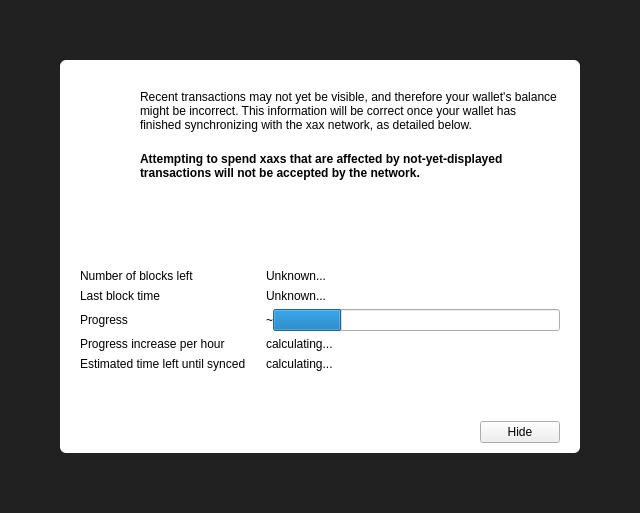
<?xml version="1.0" encoding="UTF-8"?>
<ui version="4.0">
 <class>ModalOverlay</class>
 <widget class="ModalOverlay" name="ModalOverlay">
  <property name="geometry">
   <rect>
    <x>0</x>
    <y>0</y>
    <width>640</width>
    <height>513</height>
   </rect>
  </property>
  <property name="windowTitle">
   <string>Form</string>
  </property>
  <layout class="QVBoxLayout" name="verticalLayout" stretch="0">
   <property name="sizeConstraint">
    <enum>QLayout::SetDefaultConstraint</enum>
   </property>
   <property name="leftMargin">
    <number>0</number>
   </property>
   <property name="topMargin">
    <number>0</number>
   </property>
   <property name="rightMargin">
    <number>0</number>
   </property>
   <property name="bottomMargin">
    <number>0</number>
   </property>
   <item>
    <widget class="QWidget" name="bgWidget" native="true">
     <property name="styleSheet">
      <string notr="true">#bgWidget { background: rgba(0,0,0,220); }</string>
     </property>
     <layout class="QVBoxLayout" name="verticalLayoutMain" stretch="0">
      <property name="leftMargin">
       <number>60</number>
      </property>
      <property name="topMargin">
       <number>60</number>
      </property>
      <property name="rightMargin">
       <number>60</number>
      </property>
      <property name="bottomMargin">
       <number>60</number>
      </property>
      <item>
       <widget class="QWidget" name="contentWidget" native="true">
        <property name="styleSheet">
         <string notr="true">#contentWidget { background: white; border-radius: 6px; }</string>
        </property>
        <layout class="QVBoxLayout" name="verticalLayout_3" stretch="1,0,0">
         <property name="spacing">
          <number>0</number>
         </property>
         <property name="leftMargin">
          <number>20</number>
         </property>
         <property name="topMargin">
          <number>10</number>
         </property>
         <property name="rightMargin">
          <number>20</number>
         </property>
         <property name="bottomMargin">
          <number>10</number>
         </property>
         <item>
          <widget class="QStackedWidget" name="stackedWidget">
           <property name="currentIndex">
            <number>0</number>
           </property>
           <widget class="QWidget" name="page">
            <layout class="QVBoxLayout" name="verticalLayout_2">
             <property name="spacing">
              <number>0</number>
             </property>
             <property name="leftMargin">
              <number>0</number>
             </property>
             <property name="topMargin">
              <number>0</number>
             </property>
             <property name="rightMargin">
              <number>0</number>
             </property>
             <property name="bottomMargin">
              <number>0</number>
             </property>
             <item>
              <layout class="QHBoxLayout" name="horizontalLayoutIconText" stretch="0,1">
               <property name="spacing">
                <number>20</number>
               </property>
               <property name="topMargin">
                <number>20</number>
               </property>
               <item>
                <layout class="QVBoxLayout" name="verticalLayoutIcon">
                 <item>
                  <widget class="QPushButton" name="warningIcon">
                   <property name="enabled">
                    <bool>false</bool>
                   </property>
                   <property name="text">
                    <string/>
                   </property>
                   <property name="icon">
                    <iconset>
                     <normaloff>:/icons/warning</normaloff>
                     <disabledoff>:/icons/warning</disabledoff>:/icons/warning</iconset>
                   </property>
                   <property name="iconSize">
                    <size>
                     <width>48</width>
                     <height>48</height>
                    </size>
                   </property>
                   <property name="flat">
                    <bool>true</bool>
                   </property>
                  </widget>
                 </item>
                 <item>
                  <spacer name="verticalSpacerWarningIcon">
                   <property name="orientation">
                    <enum>Qt::Vertical</enum>
                   </property>
                   <property name="sizeHint" stdset="0">
                    <size>
                     <width>20</width>
                     <height>40</height>
                    </size>
                   </property>
                  </spacer>
                 </item>
                </layout>
               </item>
               <item>
                <layout class="QVBoxLayout" name="verticalLayoutInfoText">
                 <property name="leftMargin">
                  <number>0</number>
                 </property>
                 <property name="topMargin">
                  <number>0</number>
                 </property>
                 <item>
                  <widget class="QLabel" name="infoText">
                   <property name="text">
                    <string>Recent transactions may not yet be visible, and therefore your wallet's balance might be incorrect. This information will be correct once your wallet has finished synchronizing with the xax network, as detailed below.</string>
                   </property>
                   <property name="textFormat">
                    <enum>Qt::RichText</enum>
                   </property>
                   <property name="wordWrap">
                    <bool>true</bool>
                   </property>
                  </widget>
                 </item>
                 <item>
                  <widget class="QLabel" name="infoTextStrong">
                   <property name="font">
                    <font>
                     <weight>75</weight>
                     <bold>true</bold>
                    </font>
                   </property>
                   <property name="text">
                    <string>Attempting to spend xaxs that are affected by not-yet-displayed transactions will not be accepted by the network.</string>
                   </property>
                   <property name="textFormat">
                    <enum>Qt::RichText</enum>
                   </property>
                   <property name="wordWrap">
                    <bool>true</bool>
                   </property>
                  </widget>
                 </item>
                 <item>
                  <spacer name="verticalSpacerInTextSpace">
                   <property name="orientation">
                    <enum>Qt::Vertical</enum>
                   </property>
                   <property name="sizeHint" stdset="0">
                    <size>
                     <width>20</width>
                     <height>40</height>
                    </size>
                   </property>
                  </spacer>
                 </item>
                </layout>
               </item>
              </layout>
             </item>
             <item>
              <layout class="QFormLayout" name="formLayout">
               <property name="fieldGrowthPolicy">
                <enum>QFormLayout::ExpandingFieldsGrow</enum>
               </property>
               <property name="horizontalSpacing">
                <number>20</number>
               </property>
               <property name="verticalSpacing">
                <number>6</number>
               </property>
               <property name="topMargin">
                <number>10</number>
               </property>
               <item row="0" column="0">
                <widget class="QLabel" name="labelNumberOfBlocksLeft">
                 <property name="font">
                  <font>
                   <weight>50</weight>
                   <bold>false</bold>
                  </font>
                 </property>
                 <property name="text">
                  <string>Number of blocks left</string>
                 </property>
                </widget>
               </item>
               <item row="0" column="1">
                <widget class="QLabel" name="numberOfBlocksLeft">
                 <property name="sizePolicy">
                  <sizepolicy hsizetype="Expanding" vsizetype="Preferred">
                   <horstretch>0</horstretch>
                   <verstretch>0</verstretch>
                  </sizepolicy>
                 </property>
                 <property name="text">
                  <string>Unknown...</string>
                 </property>
                </widget>
               </item>
               <item row="1" column="0">
                <widget class="QLabel" name="labelLastBlockTime">
                 <property name="font">
                  <font>
                   <weight>50</weight>
                   <bold>false</bold>
                  </font>
                 </property>
                 <property name="text">
                  <string>Last block time</string>
                 </property>
                </widget>
               </item>
               <item row="1" column="1">
                <widget class="QLabel" name="newestBlockDate">
                 <property name="sizePolicy">
                  <sizepolicy hsizetype="Expanding" vsizetype="Preferred">
                   <horstretch>0</horstretch>
                   <verstretch>0</verstretch>
                  </sizepolicy>
                 </property>
                 <property name="text">
                  <string>Unknown...</string>
                 </property>
                </widget>
               </item>
               <item row="2" column="0">
                <widget class="QLabel" name="labelSyncDone">
                 <property name="font">
                  <font>
                   <weight>50</weight>
                   <bold>false</bold>
                  </font>
                 </property>
                 <property name="text">
                  <string>Progress</string>
                 </property>
                </widget>
               </item>
               <item row="2" column="1">
                <layout class="QHBoxLayout" name="horizontalLayoutSync" stretch="0,1">
                 <item>
                  <widget class="QLabel" name="percentageProgress">
                   <property name="text">
                    <string notr="true">~</string>
                   </property>
                  </widget>
                 </item>
                 <item>
                  <widget class="QProgressBar" name="progressBar">
                   <property name="value">
                    <number>24</number>
                   </property>
                   <property name="format">
                    <string/>
                   </property>
                  </widget>
                 </item>
                </layout>
               </item>
               <item row="4" column="0">
                <widget class="QLabel" name="labelProgressIncrease">
                 <property name="font">
                  <font>
                   <weight>50</weight>
                   <bold>false</bold>
                  </font>
                 </property>
                 <property name="text">
                  <string>Progress increase per hour</string>
                 </property>
                </widget>
               </item>
               <item row="4" column="1">
                <widget class="QLabel" name="progressIncreasePerH">
                 <property name="sizePolicy">
                  <sizepolicy hsizetype="Expanding" vsizetype="Preferred">
                   <horstretch>0</horstretch>
                   <verstretch>0</verstretch>
                  </sizepolicy>
                 </property>
                 <property name="text">
                  <string>calculating...</string>
                 </property>
                </widget>
               </item>
               <item row="5" column="0">
                <widget class="QLabel" name="labelEstimatedTimeLeft">
                 <property name="font">
                  <font>
                   <weight>50</weight>
                   <bold>false</bold>
                  </font>
                 </property>
                 <property name="text">
                  <string>Estimated time left until synced</string>
                 </property>
                </widget>
               </item>
               <item row="5" column="1">
                <widget class="QLabel" name="expectedTimeLeft">
                 <property name="sizePolicy">
                  <sizepolicy hsizetype="Expanding" vsizetype="Preferred">
                   <horstretch>0</horstretch>
                   <verstretch>0</verstretch>
                  </sizepolicy>
                 </property>
                 <property name="text">
                  <string>calculating...</string>
                 </property>
                </widget>
               </item>
              </layout>
             </item>
            </layout>
           </widget>
           <widget class="QWidget" name="page_2">
            <layout class="QVBoxLayout" name="verticalLayout_4">
             <property name="spacing">
              <number>15</number>
             </property>
             <property name="topMargin">
              <number>40</number>
             </property>
             <property name="bottomMargin">
              <number>40</number>
             </property>
             <item>
              <layout class="QHBoxLayout" name="horizontalLayout_2">
               <item>
                <spacer name="horizontalSpacer_4">
                 <property name="orientation">
                  <enum>Qt::Horizontal</enum>
                 </property>
                 <property name="sizeHint" stdset="0">
                  <size>
                   <width>40</width>
                   <height>20</height>
                  </size>
                 </property>
                </spacer>
               </item>
               <item>
                <widget class="QPushButton" name="warningIconBackup">
                 <property name="enabled">
                  <bool>false</bool>
                 </property>
                 <property name="text">
                  <string/>
                 </property>
                 <property name="icon">
                  <iconset>
                   <normaloff>:/styles/app-icons/message_warning</normaloff>
                   <disabledoff>:/styles/app-icons/message_warning</disabledoff>:/styles/app-icons/message_warning</iconset>
                 </property>
                 <property name="iconSize">
                  <size>
                   <width>120</width>
                   <height>120</height>
                  </size>
                 </property>
                 <property name="flat">
                  <bool>true</bool>
                 </property>
                </widget>
               </item>
               <item>
                <spacer name="horizontalSpacer_5">
                 <property name="orientation">
                  <enum>Qt::Horizontal</enum>
                 </property>
                 <property name="sizeHint" stdset="0">
                  <size>
                   <width>40</width>
                   <height>20</height>
                  </size>
                 </property>
                </spacer>
               </item>
              </layout>
             </item>
             <item>
              <widget class="QLabel" name="labelNote">
               <property name="text">
                <string>IMPORATANT NOTE!</string>
               </property>
               <property name="alignment">
                <set>Qt::AlignCenter</set>
               </property>
              </widget>
             </item>
             <item>
              <widget class="QLabel" name="labelMessage">
               <property name="text">
                <string>Making a backup of your wallet helps ensure you can always maintain access to your funds. Please backup your wallet in order to avoid losing funds.</string>
               </property>
               <property name="alignment">
                <set>Qt::AlignCenter</set>
               </property>
               <property name="wordWrap">
                <bool>true</bool>
               </property>
              </widget>
             </item>
             <item>
              <spacer name="verticalSpacer">
               <property name="orientation">
                <enum>Qt::Vertical</enum>
               </property>
               <property name="sizeType">
                <enum>QSizePolicy::Expanding</enum>
               </property>
               <property name="sizeHint" stdset="0">
                <size>
                 <width>20</width>
                 <height>40</height>
                </size>
               </property>
              </spacer>
             </item>
             <item>
              <layout class="QHBoxLayout" name="horizontalLayout">
               <item>
                <spacer name="horizontalSpacer_2">
                 <property name="orientation">
                  <enum>Qt::Horizontal</enum>
                 </property>
                 <property name="sizeHint" stdset="0">
                  <size>
                   <width>40</width>
                   <height>20</height>
                  </size>
                 </property>
                </spacer>
               </item>
               <item>
                <widget class="QPushButton" name="walletBackupButton">
                 <property name="text">
                  <string>Wallet backup</string>
                 </property>
                </widget>
               </item>
               <item>
                <spacer name="horizontalSpacer_3">
                 <property name="orientation">
                  <enum>Qt::Horizontal</enum>
                 </property>
                 <property name="sizeHint" stdset="0">
                  <size>
                   <width>40</width>
                   <height>20</height>
                  </size>
                 </property>
                </spacer>
               </item>
              </layout>
             </item>
            </layout>
           </widget>
          </widget>
         </item>
         <item>
          <spacer name="verticalSpacerAfterText">
           <property name="orientation">
            <enum>Qt::Vertical</enum>
           </property>
           <property name="sizeHint" stdset="0">
            <size>
             <width>20</width>
             <height>40</height>
            </size>
           </property>
          </spacer>
         </item>
         <item>
          <layout class="QHBoxLayout" name="horizontalLayoutButtons">
           <property name="leftMargin">
            <number>10</number>
           </property>
           <property name="topMargin">
            <number>10</number>
           </property>
           <item>
            <spacer name="horizontalSpacer">
             <property name="orientation">
              <enum>Qt::Horizontal</enum>
             </property>
             <property name="sizeHint" stdset="0">
              <size>
               <width>40</width>
               <height>20</height>
              </size>
             </property>
            </spacer>
           </item>
           <item>
            <widget class="QPushButton" name="closeButton">
             <property name="text">
              <string>Hide</string>
             </property>
            </widget>
           </item>
          </layout>
         </item>
        </layout>
       </widget>
      </item>
     </layout>
    </widget>
   </item>
  </layout>
 </widget>
 <customwidgets>
  <customwidget>
   <class>ModalOverlay</class>
   <extends>QWidget</extends>
   <header>modaloverlay.h</header>
   <container>1</container>
  </customwidget>
 </customwidgets>
 <resources/>
 <connections/>
</ui>
